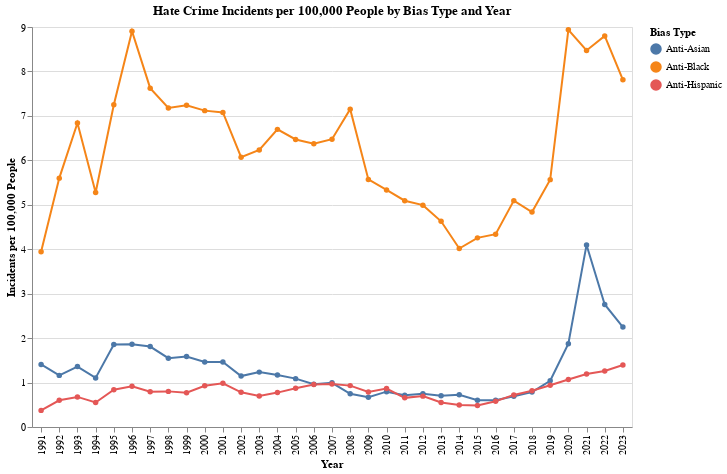

Source (notebook cell):
### Code cell
# Filter by keywords
black_df = df[df['bias_desc'].str.contains('Anti-Black', case=False, na=False)].copy()
hispanic_df = df[df['bias_desc'].str.contains('Anti-Hispanic', case=False, na=False)].copy()
asian_df = df[df['bias_desc'].str.contains('Anti-Asian', case=False, na=False)].copy()

# Assign labels to each category
black_df['group'] = 'Anti-Black'
hispanic_df['group'] = 'Anti-Hispanic'
asian_df['group'] = 'Anti-Asian'

# Combine the filtered DataFrames
combined_df = pd.concat([black_df, hispanic_df, asian_df])

# Aggregate the number of incidents per year
counts_by_year = (
    combined_df.groupby(['data_year', 'group'])
    .size()
    .reset_index(name='count')
)

# Population by race/ethnicity (based on 2020 Census, fixed)
population_dict = {
    'Anti-Black': 41288572,
    'Anti-Hispanic': 61755866,
    'Anti-Asian': 19112979
}

# Map population and calculate incidents per 100,000 people
counts_by_year['population'] = counts_by_year['group'].map(population_dict)
counts_by_year['per_100k'] = counts_by_year['count'] / counts_by_year['population'] * 100000

# Draw the chart with Altair (per capita basis)
chart = alt.Chart(counts_by_year).mark_line(point=True).encode(
    x=alt.X('data_year:O', title='Year'),
    y=alt.Y('per_100k:Q', title='Incidents per 100,000 People'),
    color=alt.Color('group:N', title='Bias Type'),
    tooltip=['data_year', 'group', 'per_100k']
).properties(
    width=600,
    height=400,
    title='Hate Crime Incidents per 100,000 People by Bias Type and Year'
)

chart

### Figure 1 — Vega-Lite specification as saved in the notebook (floating-point values rounded to 4 significant figures)
{"config": {"view": {"continuousWidth": 300, "continuousHeight": 300}}, "data": {"name": "data-279212b25bf53cee371fdeb79f12844b"}, "mark": {"type": "line", "point": true}, "encoding": {"color": {"field": "group", "title": "Bias Type", "type": "nominal"}, "tooltip": [{"field": "data_year", "type": "quantitative"}, {"field": "group", "type": "nominal"}, {"field": "per_100k", "type": "quantitative"}], "x": {"field": "data_year", "title": "Year", "type": "ordinal"}, "y": {"field": "per_100k", "title": "Incidents per 100,000 People", "type": "quantitative"}}, "height": 400, "title": "Hate Crime Incidents per 100,000 People by Bias Type and Year", "width": 600, "$schema": "https://vega.github.io/schema/vega-lite/v5.20.1.json", "datasets": {"data-279212b25bf53cee371fdeb79f12844b": [{"data_year": 1991, "group": "Anti-Asian", "count": 269, "population": 19112979, "per_100k": 1.407}, {"data_year": 1991, "group": "Anti-Black", "count": 1629, "population": 41288572, "per_100k": 3.945}, {"data_year": 1991, "group": "Anti-Hispanic", "count": 231, "population": 61755866, "per_100k": 0.3741}, {"data_year": 1992, "group": "Anti-Asian", "count": 222, "population": 19112979, "per_100k": 1.162}, {"data_year": 1992, "group": "Anti-Black", "count": 2312, "population": 41288572, "per_100k": 5.6}, {"data_year": 1992, "group": "Anti-Hispanic", "count": 371, "population": 61755866, "per_100k": 0.6008}, {"data_year": 1993, "group": "Anti-Asian", "count": 260, "population": 19112979, "per_100k": 1.36}, {"data_year": 1993, "group": "Anti-Black", "count": 2825, "population": 41288572, "per_100k": 6.842}, {"data_year": 1993, "group": "Anti-Hispanic", "count": 418, "population": 61755866, "per_100k": 0.6769}, {"data_year": 1994, "group": "Anti-Asian", "count": 211, "population": 19112979, "per_100k": 1.104}, {"data_year": 1994, "group": "Anti-Black", "count": 2179, "population": 41288572, "per_100k": 5.277}, {"data_year": 1994, "group": "Anti-Hispanic", "count": 341, "population": 61755866, "per_100k": 0.5522}, {"data_year": 1995, "group": "Anti-Asian", "count": 355, "population": 19112979, "per_100k": 1.857}, {"data_year": 1995, "group": "Anti-Black", "count": 2994, "population": 41288572, "per_100k": 7.251}, {"data_year": 1995, "group": "Anti-Hispanic", "count": 517, "population": 61755866, "per_100k": 0.8372}, {"data_year": 1996, "group": "Anti-Asian", "count": 356, "population": 19112979, "per_100k": 1.863}, {"data_year": 1996, "group": "Anti-Black", "count": 3677, "population": 41288572, "per_100k": 8.906}, {"data_year": 1996, "group": "Anti-Hispanic", "count": 566, "population": 61755866, "per_100k": 0.9165}, {"data_year": 1997, "group": "Anti-Asian", "count": 346, "population": 19112979, "per_100k": 1.81}, {"data_year": 1997, "group": "Anti-Black", "count": 3148, "population": 41288572, "per_100k": 7.624}, {"data_year": 1997, "group": "Anti-Hispanic", "count": 490, "population": 61755866, "per_100k": 0.7934}, {"data_year": 1998, "group": "Anti-Asian", "count": 296, "population": 19112979, "per_100k": 1.549}, {"data_year": 1998, "group": "Anti-Black", "count": 2964, "population": 41288572, "per_100k": 7.179}, {"data_year": 1998, "group": "Anti-Hispanic", "count": 495, "population": 61755866, "per_100k": 0.8015}, {"data_year": 1999, "group": "Anti-Asian", "count": 303, "population": 19112979, "per_100k": 1.585}, {"data_year": 1999, "group": "Anti-Black", "count": 2989, "population": 41288572, "per_100k": 7.239}, {"data_year": 1999, "group": "Anti-Hispanic", "count": 476, "population": 61755866, "per_100k": 0.7708}, {"data_year": 2000, "group": "Anti-Asian", "count": 280, "population": 19112979, "per_100k": 1.465}, {"data_year": 2000, "group": "Anti-Black", "count": 2939, "population": 41288572, "per_100k": 7.118}, {"data_year": 2000, "group": "Anti-Hispanic", "count": 573, "population": 61755866, "per_100k": 0.9278}, {"data_year": 2001, "group": "Anti-Asian", "count": 280, "population": 19112979, "per_100k": 1.465}, {"data_year": 2001, "group": "Anti-Black", "count": 2922, "population": 41288572, "per_100k": 7.077}, {"data_year": 2001, "group": "Anti-Hispanic", "count": 607, "population": 61755866, "per_100k": 0.9829}, {"data_year": 2002, "group": "Anti-Asian", "count": 219, "population": 19112979, "per_100k": 1.146}, {"data_year": 2002, "group": "Anti-Black", "count": 2507, "population": 41288572, "per_100k": 6.072}, {"data_year": 2002, "group": "Anti-Hispanic", "count": 482, "population": 61755866, "per_100k": 0.7805}, {"data_year": 2003, "group": "Anti-Asian", "count": 236, "population": 19112979, "per_100k": 1.235}, {"data_year": 2003, "group": "Anti-Black", "count": 2574, "population": 41288572, "per_100k": 6.234}, {"data_year": 2003, "group": "Anti-Hispanic", "count": 432, "population": 61755866, "per_100k": 0.6995}, {"data_year": 2004, "group": "Anti-Asian", "count": 224, "population": 19112979, "per_100k": 1.172}, {"data_year": 2004, "group": "Anti-Black", "count": 2765, "population": 41288572, "per_100k": 6.697}, {"data_year": 2004, "group": "Anti-Hispanic", "count": 478, "population": 61755866, "per_100k": 0.774}, {"data_year": 2005, "group": "Anti-Asian", "count": 208, "population": 19112979, "per_100k": 1.088}, {"data_year": 2005, "group": "Anti-Black", "count": 2671, "population": 41288572, "per_100k": 6.469}, {"data_year": 2005, "group": "Anti-Hispanic", "count": 538, "population": 61755866, "per_100k": 0.8712}, {"data_year": 2006, "group": "Anti-Asian", "count": 184, "population": 19112979, "per_100k": 0.9627}, {"data_year": 2006, "group": "Anti-Black", "count": 2631, "population": 41288572, "per_100k": 6.372}, {"data_year": 2006, "group": "Anti-Hispanic", "count": 589, "population": 61755866, "per_100k": 0.9538}, {"data_year": 2007, "group": "Anti-Asian", "count": 190, "population": 19112979, "per_100k": 0.9941}, {"data_year": 2007, "group": "Anti-Black", "count": 2674, "population": 41288572, "per_100k": 6.476}, {"data_year": 2007, "group": "Anti-Hispanic", "count": 598, "population": 61755866, "per_100k": 0.9683}, {"data_year": 2008, "group": "Anti-Asian", "count": 143, "population": 19112979, "per_100k": 0.7482}, {"data_year": 2008, "group": "Anti-Black", "count": 2953, "population": 41288572, "per_100k": 7.152}, {"data_year": 2008, "group": "Anti-Hispanic", "count": 575, "population": 61755866, "per_100k": 0.9311}, {"data_year": 2009, "group": "Anti-Asian", "count": 128, "population": 19112979, "per_100k": 0.6697}, {"data_year": 2009, "group": "Anti-Black", "count": 2300, "population": 41288572, "per_100k": 5.571}, {"data_year": 2009, "group": "Anti-Hispanic", "count": 486, "population": 61755866, "per_100k": 0.787}, {"data_year": 2010, "group": "Anti-Asian", "count": 152, "population": 19112979, "per_100k": 0.7953}, {"data_year": 2010, "group": "Anti-Black", "count": 2202, "population": 41288572, "per_100k": 5.333}, {"data_year": 2010, "group": "Anti-Hispanic", "count": 534, "population": 61755866, "per_100k": 0.8647}, {"data_year": 2011, "group": "Anti-Asian", "count": 137, "population": 19112979, "per_100k": 0.7168}, {"data_year": 2011, "group": "Anti-Black", "count": 2102, "population": 41288572, "per_100k": 5.091}, {"data_year": 2011, "group": "Anti-Hispanic", "count": 405, "population": 61755866, "per_100k": 0.6558}, {"data_year": 2012, "group": "Anti-Asian", "count": 143, "population": 19112979, "per_100k": 0.7482}, {"data_year": 2012, "group": "Anti-Black", "count": 2061, "population": 41288572, "per_100k": 4.992}, {"data_year": 2012, "group": "Anti-Hispanic", "count": 429, "population": 61755866, "per_100k": 0.6947}, {"data_year": 2013, "group": "Anti-Asian", "count": 134, "population": 19112979, "per_100k": 0.7011}, {"data_year": 2013, "group": "Anti-Black", "count": 1911, "population": 41288572, "per_100k": 4.628}, {"data_year": 2013, "group": "Anti-Hispanic", "count": 341, "population": 61755866, "per_100k": 0.5522}, {"data_year": 2014, "group": "Anti-Asian", "count": 139, "population": 19112979, "per_100k": 0.7273}, {"data_year": 2014, "group": "Anti-Black", "count": 1658, "population": 41288572, "per_100k": 4.016}, {"data_year": 2014, "group": "Anti-Hispanic", "count": 307, "population": 61755866, "per_100k": 0.4971}, {"data_year": 2015, "group": "Anti-Asian", "count": 115, "population": 19112979, "per_100k": 0.6017}, {"data_year": 2015, "group": "Anti-Black", "count": 1757, "population": 41288572, "per_100k": 4.255}, {"data_year": 2015, "group": "Anti-Hispanic", "count": 300, "population": 61755866, "per_100k": 0.4858}, {"data_year": 2016, "group": "Anti-Asian", "count": 115, "population": 19112979, "per_100k": 0.6017}, {"data_year": 2016, "group": "Anti-Black", "count": 1791, "population": 41288572, "per_100k": 4.338}, {"data_year": 2016, "group": "Anti-Hispanic", "count": 357, "population": 61755866, "per_100k": 0.5781}, {"data_year": 2017, "group": "Anti-Asian", "count": 132, "population": 19112979, "per_100k": 0.6906}, {"data_year": 2017, "group": "Anti-Black", "count": 2103, "population": 41288572, "per_100k": 5.093}, {"data_year": 2017, "group": "Anti-Hispanic", "count": 446, "population": 61755866, "per_100k": 0.7222}, {"data_year": 2018, "group": "Anti-Asian", "count": 150, "population": 19112979, "per_100k": 0.7848}, {"data_year": 2018, "group": "Anti-Black", "count": 1997, "population": 41288572, "per_100k": 4.837}, {"data_year": 2018, "group": "Anti-Hispanic", "count": 503, "population": 61755866, "per_100k": 0.8145}, {"data_year": 2019, "group": "Anti-Asian", "count": 199, "population": 19112979, "per_100k": 1.041}, {"data_year": 2019, "group": "Anti-Black", "count": 2298, "population": 41288572, "per_100k": 5.566}, {"data_year": 2019, "group": "Anti-Hispanic", "count": 580, "population": 61755866, "per_100k": 0.9392}, {"data_year": 2020, "group": "Anti-Asian", "count": 358, "population": 19112979, "per_100k": 1.873}, {"data_year": 2020, "group": "Anti-Black", "count": 3690, "population": 41288572, "per_100k": 8.937}, {"data_year": 2020, "group": "Anti-Hispanic", "count": 661, "population": 61755866, "per_100k": 1.07}, {"data_year": 2021, "group": "Anti-Asian", "count": 783, "population": 19112979, "per_100k": 4.097}, {"data_year": 2021, "group": "Anti-Black", "count": 3498, "population": 41288572, "per_100k": 8.472}, {"data_year": 2021, "group": "Anti-Hispanic", "count": 737, "population": 61755866, "per_100k": 1.193}, {"data_year": 2022, "group": "Anti-Asian", "count": 527, "population": 19112979, "per_100k": 2.757}, {"data_year": 2022, "group": "Anti-Black", "count": 3633, "population": 41288572, "per_100k": 8.799}, {"data_year": 2022, "group": "Anti-Hispanic", "count": 778, "population": 61755866, "per_100k": 1.26}, {"data_year": 2023, "group": "Anti-Asian", "count": 430, "population": 19112979, "per_100k": 2.25}, {"data_year": 2023, "group": "Anti-Black", "count": 3225, "population": 41288572, "per_100k": 7.811}, {"data_year": 2023, "group": "Anti-Hispanic", "count": 861, "population": 61755866, "per_100k": 1.394}]}}
